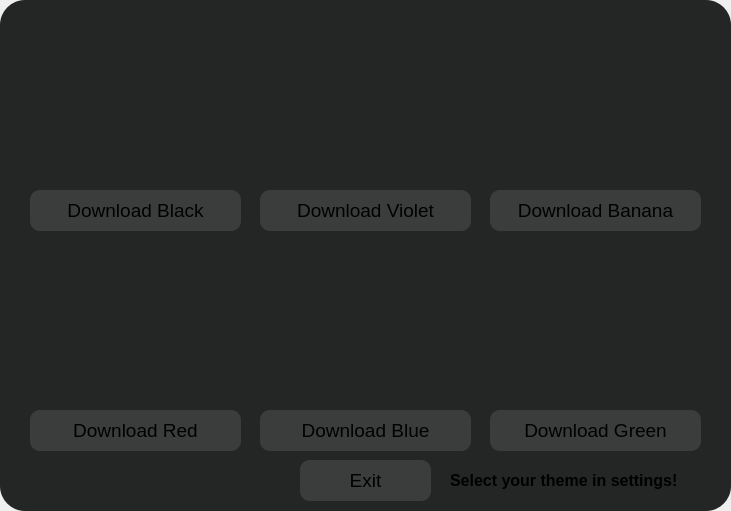
<?xml version="1.0" encoding="UTF-8"?>
<ui version="4.0">
 <class>downloadthemes</class>
 <widget class="QMainWindow" name="downloadthemes">
  <property name="geometry">
   <rect>
    <x>0</x>
    <y>0</y>
    <width>731</width>
    <height>511</height>
   </rect>
  </property>
  <property name="windowTitle">
   <string>MainWindow</string>
  </property>
  <widget class="QWidget" name="centralwidget">
   <widget class="QFrame" name="Background_2">
    <property name="geometry">
     <rect>
      <x>0</x>
      <y>0</y>
      <width>731</width>
      <height>511</height>
     </rect>
    </property>
    <property name="styleSheet">
     <string notr="true">background:rgb(35, 38, 37);
border-radius: 25px;</string>
    </property>
    <property name="frameShape">
     <enum>QFrame::StyledPanel</enum>
    </property>
    <property name="frameShadow">
     <enum>QFrame::Raised</enum>
    </property>
    <widget class="QPushButton" name="Black">
     <property name="geometry">
      <rect>
       <x>30</x>
       <y>190</y>
       <width>211</width>
       <height>41</height>
      </rect>
     </property>
     <property name="font">
      <font>
       <pointsize>14</pointsize>
      </font>
     </property>
     <property name="cursor">
      <cursorShape>PointingHandCursor</cursorShape>
     </property>
     <property name="styleSheet">
      <string notr="true">QPushButton{
background: rgb(58,61,59);
border-radius: 10px;
}
        QPushButton:hover {
background: rgb(55,55,55);
        }</string>
     </property>
     <property name="text">
      <string>Download Black</string>
     </property>
    </widget>
    <widget class="QPushButton" name="Violet">
     <property name="geometry">
      <rect>
       <x>260</x>
       <y>190</y>
       <width>211</width>
       <height>41</height>
      </rect>
     </property>
     <property name="font">
      <font>
       <pointsize>14</pointsize>
      </font>
     </property>
     <property name="cursor">
      <cursorShape>PointingHandCursor</cursorShape>
     </property>
     <property name="styleSheet">
      <string notr="true">QPushButton{
background: rgb(58,61,59);
border-radius: 10px;
}
        QPushButton:hover {
background: rgb(55,55,55);
        }</string>
     </property>
     <property name="text">
      <string>Download Violet</string>
     </property>
    </widget>
    <widget class="QPushButton" name="OrangeYellow">
     <property name="geometry">
      <rect>
       <x>490</x>
       <y>190</y>
       <width>211</width>
       <height>41</height>
      </rect>
     </property>
     <property name="font">
      <font>
       <pointsize>14</pointsize>
      </font>
     </property>
     <property name="cursor">
      <cursorShape>PointingHandCursor</cursorShape>
     </property>
     <property name="styleSheet">
      <string notr="true">QPushButton{
background: rgb(58,61,59);
border-radius: 10px;
}
        QPushButton:hover {
background: rgb(55,55,55);
        }</string>
     </property>
     <property name="text">
      <string>Download Banana</string>
     </property>
    </widget>
    <widget class="QPushButton" name="Green">
     <property name="geometry">
      <rect>
       <x>490</x>
       <y>410</y>
       <width>211</width>
       <height>41</height>
      </rect>
     </property>
     <property name="font">
      <font>
       <pointsize>14</pointsize>
      </font>
     </property>
     <property name="cursor">
      <cursorShape>PointingHandCursor</cursorShape>
     </property>
     <property name="styleSheet">
      <string notr="true">QPushButton{
background: rgb(58,61,59);
border-radius: 10px;
}
        QPushButton:hover {
background: rgb(55,55,55);
        }</string>
     </property>
     <property name="text">
      <string>Download Green</string>
     </property>
    </widget>
    <widget class="QPushButton" name="Red">
     <property name="geometry">
      <rect>
       <x>30</x>
       <y>410</y>
       <width>211</width>
       <height>41</height>
      </rect>
     </property>
     <property name="font">
      <font>
       <pointsize>14</pointsize>
      </font>
     </property>
     <property name="cursor">
      <cursorShape>PointingHandCursor</cursorShape>
     </property>
     <property name="styleSheet">
      <string notr="true">QPushButton{
background: rgb(58,61,59);
border-radius: 10px;
}
        QPushButton:hover {
background: rgb(55,55,55);
        }</string>
     </property>
     <property name="text">
      <string>Download Red</string>
     </property>
    </widget>
    <widget class="QPushButton" name="Blue">
     <property name="geometry">
      <rect>
       <x>260</x>
       <y>410</y>
       <width>211</width>
       <height>41</height>
      </rect>
     </property>
     <property name="font">
      <font>
       <pointsize>14</pointsize>
      </font>
     </property>
     <property name="cursor">
      <cursorShape>PointingHandCursor</cursorShape>
     </property>
     <property name="styleSheet">
      <string notr="true">QPushButton{
background: rgb(58,61,59);
border-radius: 10px;
}
        QPushButton:hover {
background: rgb(55,55,55);
        }</string>
     </property>
     <property name="text">
      <string>Download Blue</string>
     </property>
    </widget>
    <widget class="QPushButton" name="Exit">
     <property name="geometry">
      <rect>
       <x>300</x>
       <y>460</y>
       <width>131</width>
       <height>41</height>
      </rect>
     </property>
     <property name="font">
      <font>
       <pointsize>14</pointsize>
      </font>
     </property>
     <property name="cursor">
      <cursorShape>PointingHandCursor</cursorShape>
     </property>
     <property name="styleSheet">
      <string notr="true">QPushButton{
background: rgb(58,61,59);
border-radius: 10px;
}
        QPushButton:hover {
background: rgb(55,55,55);
        }</string>
     </property>
     <property name="text">
      <string>Exit</string>
     </property>
    </widget>
    <widget class="QLabel" name="label">
     <property name="geometry">
      <rect>
       <x>25</x>
       <y>240</y>
       <width>222</width>
       <height>157</height>
      </rect>
     </property>
     <property name="text">
      <string/>
     </property>
     <property name="pixmap">
      <pixmap resource="resources.qrc">:/images/images/red.png</pixmap>
     </property>
     <property name="scaledContents">
      <bool>true</bool>
     </property>
    </widget>
    <widget class="QLabel" name="label_2">
     <property name="geometry">
      <rect>
       <x>255</x>
       <y>240</y>
       <width>222</width>
       <height>157</height>
      </rect>
     </property>
     <property name="text">
      <string/>
     </property>
     <property name="pixmap">
      <pixmap resource="resources.qrc">:/images/images/blue.png</pixmap>
     </property>
     <property name="scaledContents">
      <bool>true</bool>
     </property>
    </widget>
    <widget class="QLabel" name="label_3">
     <property name="geometry">
      <rect>
       <x>485</x>
       <y>240</y>
       <width>222</width>
       <height>157</height>
      </rect>
     </property>
     <property name="text">
      <string/>
     </property>
     <property name="pixmap">
      <pixmap resource="resources.qrc">:/images/images/green.png</pixmap>
     </property>
     <property name="scaledContents">
      <bool>true</bool>
     </property>
    </widget>
    <widget class="QLabel" name="label_4">
     <property name="geometry">
      <rect>
       <x>255</x>
       <y>20</y>
       <width>222</width>
       <height>157</height>
      </rect>
     </property>
     <property name="text">
      <string/>
     </property>
     <property name="pixmap">
      <pixmap resource="resources.qrc">:/images/violet</pixmap>
     </property>
     <property name="scaledContents">
      <bool>true</bool>
     </property>
    </widget>
    <widget class="QLabel" name="label_5">
     <property name="geometry">
      <rect>
       <x>485</x>
       <y>20</y>
       <width>222</width>
       <height>157</height>
      </rect>
     </property>
     <property name="text">
      <string/>
     </property>
     <property name="pixmap">
      <pixmap resource="resources.qrc">:/images/images/yellow.png</pixmap>
     </property>
     <property name="scaledContents">
      <bool>true</bool>
     </property>
    </widget>
    <widget class="QLabel" name="label_6">
     <property name="geometry">
      <rect>
       <x>25</x>
       <y>20</y>
       <width>222</width>
       <height>157</height>
      </rect>
     </property>
     <property name="text">
      <string/>
     </property>
     <property name="pixmap">
      <pixmap resource="resources.qrc">:/images/images/black.png</pixmap>
     </property>
     <property name="scaledContents">
      <bool>true</bool>
     </property>
    </widget>
    <widget class="QLabel" name="Text">
     <property name="geometry">
      <rect>
       <x>450</x>
       <y>465</y>
       <width>281</width>
       <height>31</height>
      </rect>
     </property>
     <property name="font">
      <font>
       <pointsize>12</pointsize>
       <bold>true</bold>
      </font>
     </property>
     <property name="styleSheet">
      <string notr="true">background: transparent;</string>
     </property>
     <property name="text">
      <string>Select your theme in settings!</string>
     </property>
    </widget>
   </widget>
  </widget>
 </widget>
 <resources>
  <include location="resources.qrc"/>
 </resources>
 <connections/>
</ui>
